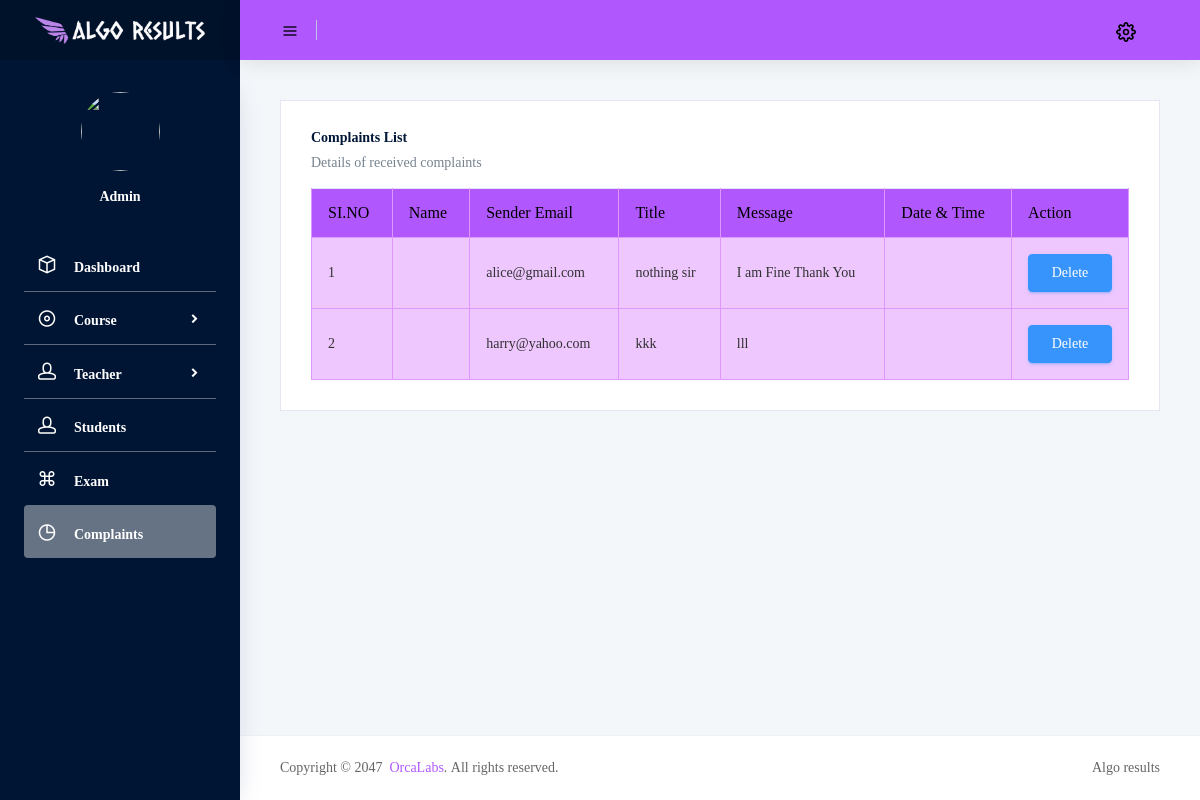
/Project/Admin/Complaint.php, run on an earlier commit of the app's database.
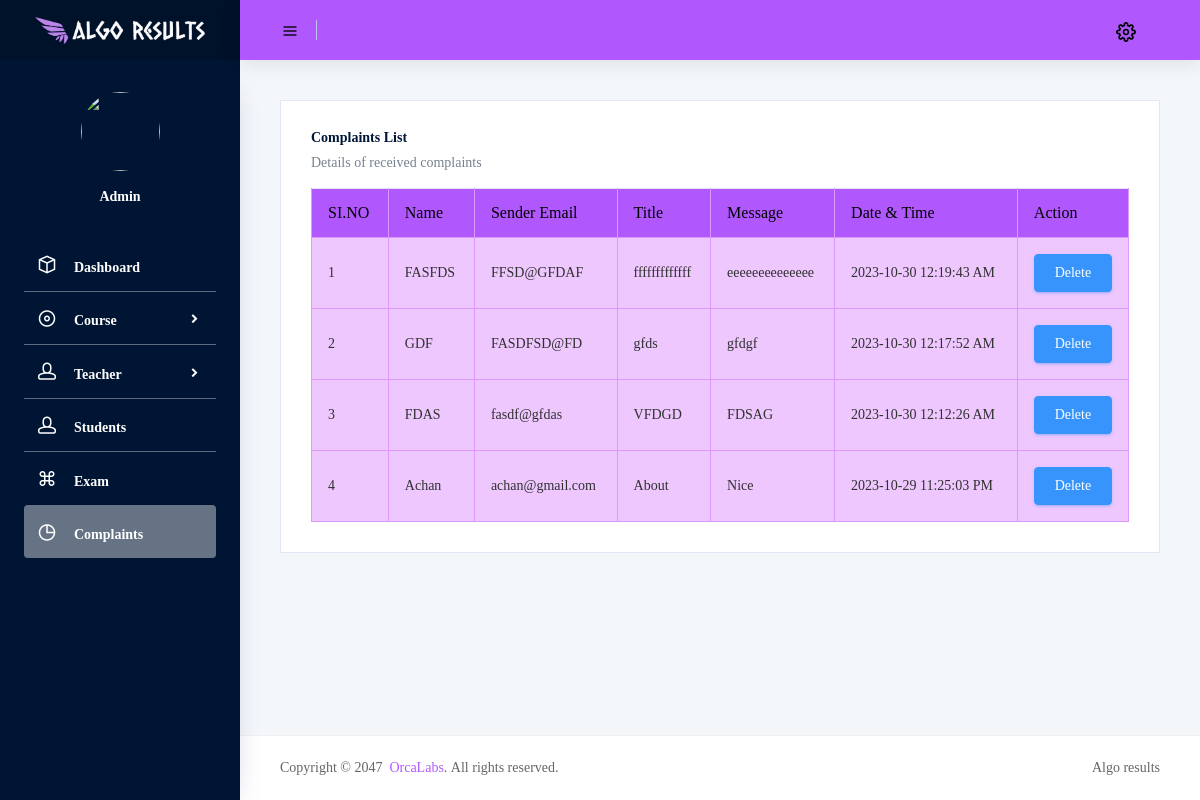
And on a later commit of the database.
### tables this page shows
CREATE TABLE IF NOT EXISTS `tbl_complaints` (
  `complaint_id` int NOT NULL AUTO_INCREMENT,
  `complaint_name` varchar(250) NOT NULL,
  `complaint_email` varchar(50) NOT NULL,
  `complaint_title` varchar(250) NOT NULL,
  `complaint_message` varchar(350) NOT NULL,
  `complaint_date` varchar(250) NOT NULL,
  PRIMARY KEY (`complaint_id`)
);

### Project/Admin/Complaint.php (the view, shortened to what this page needs)
<?php
include("../Assets/Connection/Connection.php");
include('Head.php');
?>
<!DOCTYPE html>
<html lang="en">
<head>
	<link rel="stylesheet" href="../Assets/CSS/Font.css">
</head>
<body>
	<div class="row">
		<div class="col-lg-12 grid-margin stretch-card">
			<div class="card">
				<div class="card-body">
					<h4 class="card-title">Complaints List</h4>
					<p class="card-description">
						Details of received complaints
					</p>
					<div class="table-responsive">
						<table class="table table-primary table-bordered table-hover">
							<thead>
								<tr>
									<th> SI.NO </th>
									<th> Name </th>
									<th> Sender Email </th>
									<th> Title </th>
									<th> Message </th>
									<th> Date & Time </th>
									<th> Action </th>
								</tr>
							</thead>
							<tbody>
								<?php
								$i = 0;
								$selsql = "SELECT * FROM tbl_complaints";
								$data = mysqli_query($con, $selsql);
								while ($row = mysqli_fetch_assoc($data)) {
									$i++;
								?>
									<tr>
										<td> <?php echo $i; ?> </td>
										<td> <?php echo $row["complaint_name"]; ?> </td>
										<td> <?php echo $row["complaint_email"]; ?> </td>
										<td> <?php echo $row["complaint_title"]; ?> </td>
										<td> <?php echo $row["complaint_message"]; ?> </td>
										<td> <?php echo $row["complaint_date"]; ?> </td>
										<td><a href="Complaint.php?del=<?php echo $row["complaint_id"]; ?>"><button class="btn btn-info btn-block mr-2">Delete</button></a></td>
									</tr>
								<?php
								}
								?>
							</tbody>
						</table>
					</div>
				</div>
			</div>
		</div>
	</div>
</body>
<?php
include('Foot.php');
?>
</html>

What changed in the data, as far as the page shows it:
removed tbl_complaints: complaint_email "alice@gmail.com", complaint_title "nothing sir", complaint_message "I am Fine Thank You"
removed tbl_complaints: complaint_email "harry@yahoo.com", complaint_title "kkk", complaint_message "lll"
added tbl_complaints: complaint_name "FASFDS", complaint_email "FFSD@GFDAF", complaint_title "fffffffffffff", complaint_message "eeeeeeeeeeeeee", complaint_date "2023-10-30 12:19:43 AM"
added tbl_complaints: complaint_name "GDF", complaint_email "FASDFSD@FD", complaint_title "gfds", complaint_message "gfdgf", complaint_date "2023-10-30 12:17:52 AM"
added tbl_complaints: complaint_name "FDAS", complaint_email "fasdf@gfdas", complaint_title "VFDGD", complaint_message "FDSAG", complaint_date "2023-10-30 12:12:26 AM"
added tbl_complaints: complaint_name "Achan", complaint_email "achan@gmail.com", complaint_title "About", complaint_message "Nice", complaint_date "2023-10-29 11:25:03 PM"
